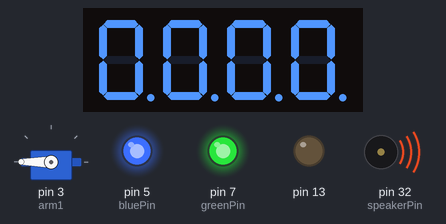
Bench run of a sketch on a simulated Arduino Mega 2560, built with avr-gcc and run on an emulated ATmega2560. Shown: 4-digit seven-segment display, servo, output pins drawn as LEDs (lit = HIGH), buzzer (waves = sounding). Wiring (inferred from the names in the program): 4-digit 7-segment display, segments lit when LOW: segments pin 47, pin 48, pin 49, pin 50, pin 51, pin 52, pin 53, pin 6; digit selects pin 11, pin 10, pin 9, pin 8. The segment pins are drawn as the display they are named for; pins used as bus, display or sensor lines are not drawn.

Above: at 0.1 s.
At 5.1 s:
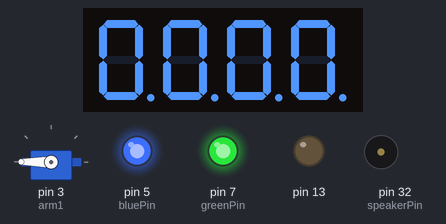
Timing chart, 0 to 6.6 s (numbered marks = the images above):
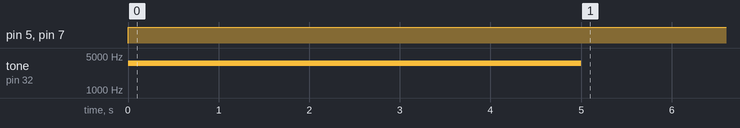

Measured:
- by itself, pin 5 (bluePin), pin 7 (greenPin): LOW → HIGH at 0.00 s
- by itself, tone on pin 32 (speakerPin): silent → 3520 Hz at 0.00 s, → silent 5.0 s later

The sketch:

ClockBomb.ino
```cpp
/*

Controls a (TOY !) bomb ( for a game )

There are 5 coloured wires.
You have to cut 1;
One wire disarmes the bomb.
The other four make it explode.

A counter counts down to 0
When the bomb explodes the light turns red and a servo motor is activated (punching a needle into a balloon)
When the bomb is disarmed, the light turns green and a vicory song is played.

Components used:
  - a 4 digit 7 segment LED displey (hs410561K-D30)
  - a piezo buzzer
  - a RGB led
  - some wires


The segment code is base on
http://cdn.sparkfun.com/datasheets/Components/LED/_7Seg_Example.pde
Public Domain

 */


 #include <Servo.h>

 Servo arm1;

int digit1 = 11; //PWM Display pin 1
int digit2 = 10; //PWM Display pin 2
int digit3 = 9; //PWM Display pin 6
int digit4 = 8; //PWM Display pin 8


int segA = 47; //Display pin 11
int segB = 48; //Display pin 16
int segC = 49; //Display pin 13
int segD = 50; //Display pin 3
int segE = 51; //Display pin 5
int segF = 52; //Display pin 11
int segG = 53; //Display pin 15

int WIRE1 = A1;
int WIRE2 = A2;
int WIRE3 = A3;
int WIRE4 = A4;
int WIRE5 = A5;

int speakerPin = 32;
int greenPin = 7;
int redPin = 6;
int bluePin = 5;

#define ARMED 1
#define EXPLODE 2
#define FREE 3

int bombState = 1;

int maxCounter = 9999;
int lastCounter = 9999;
int resetCounter = 0;
int hasExploded = 0;
int hasPlayed = 0;

#define NOTE_B0  31
#define NOTE_C1  33
#define NOTE_CS1 35
#define NOTE_D1  37
#define NOTE_DS1 39
#define NOTE_E1  41
#define NOTE_F1  44
#define NOTE_FS1 46
#define NOTE_G1  49
#define NOTE_GS1 52
#define NOTE_A1  55
#define NOTE_AS1 58
#define NOTE_B1  62
#define NOTE_C2  65
#define NOTE_CS2 69
#define NOTE_D2  73
#define NOTE_DS2 78
#define NOTE_E2  82
#define NOTE_F2  87
#define NOTE_FS2 93
#define NOTE_G2  98
#define NOTE_GS2 104
#define NOTE_A2  110
#define NOTE_AS2 117
#define NOTE_B2  123
#define NOTE_C3  131
#define NOTE_CS3 139
#define NOTE_D3  147
#define NOTE_DS3 156
#define NOTE_E3  165
#define NOTE_F3  175
#define NOTE_FS3 185
#define NOTE_G3  196
#define NOTE_GS3 208
#define NOTE_A3  220
#define NOTE_AS3 233
#define NOTE_B3  247
#define NOTE_C4  262
#define NOTE_CS4 277
#define NOTE_D4  294
#define NOTE_DS4 311
#define NOTE_E4  330
#define NOTE_F4  349
#define NOTE_FS4 370
#define NOTE_G4  392
#define NOTE_GS4 415
#define NOTE_A4  440
#define NOTE_AS4 466
#define NOTE_B4  494
#define NOTE_C5  523
#define NOTE_CS5 554
#define NOTE_D5  587
#define NOTE_DS5 622
#define NOTE_E5  659
#define NOTE_F5  698
#define NOTE_FS5 740
#define NOTE_G5  784
#define NOTE_GS5 831
#define NOTE_A5  880
#define NOTE_AS5 932
#define NOTE_B5  988
#define NOTE_C6  1047
#define NOTE_CS6 1109
#define NOTE_D6  1175
#define NOTE_DS6 1245
#define NOTE_E6  1319
#define NOTE_F6  1397
#define NOTE_FS6 1480
#define NOTE_G6  1568
#define NOTE_GS6 1661
#define NOTE_A6  1760
#define NOTE_AS6 1865
#define NOTE_B6  1976
#define NOTE_C7  2093
#define NOTE_CS7 2217
#define NOTE_D7  2349
#define NOTE_DS7 2489
#define NOTE_E7  2637
#define NOTE_F7  2794
#define NOTE_FS7 2960
#define NOTE_G7  3136
#define NOTE_GS7 3322
#define NOTE_A7  3520
#define NOTE_AS7 3729
#define NOTE_B7  3951
#define NOTE_C8  4186
#define NOTE_CS8 4435
#define NOTE_D8  4699
#define NOTE_DS8 4978

int melody[] = {NOTE_C5, NOTE_D5,NOTE_E5, NOTE_A5, 0,NOTE_F5, NOTE_A5, 0};
int noteDurations[] = {8, 8, 8, 4,16,8,2,16 };

int noteCount = 10;
int doPlay = 0;

void setup() {
  pinMode(segA, OUTPUT);
  pinMode(segB, OUTPUT);
  pinMode(segC, OUTPUT);
  pinMode(segD, OUTPUT);
  pinMode(segE, OUTPUT);
  pinMode(segF, OUTPUT);
  pinMode(segG, OUTPUT);

  pinMode(digit1, OUTPUT);
  pinMode(digit2, OUTPUT);
  pinMode(digit3, OUTPUT);
  pinMode(digit4, OUTPUT);

  pinMode(13, OUTPUT);
  pinMode(greenPin, OUTPUT);
  pinMode(redPin, OUTPUT);
  pinMode(bluePin, OUTPUT);

  pinMode(speakerPin, OUTPUT);

  arm1.attach(3);

  Serial.begin(9600);
}

void loop() {

  long startTime = millis();

  long counter = maxCounter - (millis()/100);
  if (counter<0){
    counter=0;
  }

  // beep three times at startup
  if (counter == 9998){digitalWrite(speakerPin,HIGH);}
  if (counter == 9997){digitalWrite(speakerPin,LOW);}
  if (counter == 9996){digitalWrite(speakerPin,HIGH);}
  if (counter == 9995){digitalWrite(speakerPin,LOW);}
  if (counter == 9994){digitalWrite(speakerPin,HIGH);}
  if (counter == 9993){digitalWrite(speakerPin,LOW);}

  int armPosition = 70; // off
  int armPositionActive = 200;

  int treshold = 990;

  if (bombState == ARMED){
      doPlay = 0;
      lastCounter = counter;
      digitalWrite(greenPin, HIGH);
     if ((counter % 10) < 5){
      digitalWrite(bluePin, LOW);
      digitalWrite(redPin, HIGH);
      //digitalWrite(speakerPin,HIGH);
    }else{
      digitalWrite(bluePin, HIGH);
      digitalWrite(redPin, LOW);
      //digitalWrite(speakerPin,LOW);
    }

    if (analogRead(WIRE1) < treshold){bombState = EXPLODE;}
    if (analogRead(WIRE2) < treshold){bombState = EXPLODE;}
    if (analogRead(WIRE3) < treshold){bombState = EXPLODE;}
    if (analogRead(WIRE4) < treshold){bombState = FREE;}
    if (analogRead(WIRE5) < treshold){bombState = EXPLODE;}

  }

  if (bombState == EXPLODE){
      counter=0;
      digitalWrite(redPin, LOW);
      digitalWrite(greenPin, HIGH);
      digitalWrite(bluePin, HIGH);
      armPosition = armPositionActive;
      if (hasExploded == 0){
        hasExploded = 1;
        tone(speakerPin , NOTE_A7,5000);
      }
  }

  if (bombState == FREE){
      counter=lastCounter;
      digitalWrite(greenPin, LOW);
      digitalWrite(redPin, HIGH);
      digitalWrite(bluePin, HIGH);

      // play victory song
      if (hasPlayed == 0){
        hasPlayed = 1;
        for (int thisNote = 0; thisNote < noteCount; thisNote++) {
            int noteDuration = 1000/noteDurations[thisNote];
            tone(speakerPin , melody[thisNote],noteDuration);
            int pauseBetweenNotes = noteDuration * 1.10;
            delay(pauseBetweenNotes);
            noTone(speakerPin);
        }

        delay(100);
        noTone(speakerPin);
      }
  }

  arm1.write(armPosition);
  displayNumber(counter);

  delay(8);

}

void displayNumber(int toDisplay) {
#define DISPLAY_BRIGHTNESS  600

#define DIGIT_ON  HIGH
#define DIGIT_OFF  LOW

  long beginTime = millis();

  for(int digit = 4 ; digit > 0 ; digit--) {

    //Turn on a digit for a short amount of time
    switch(digit) {
    case 1:
      digitalWrite(digit1, DIGIT_ON);
      break;
    case 2:
      digitalWrite(digit2, DIGIT_ON);
      break;
    case 3:
      digitalWrite(digit3, DIGIT_ON);
      break;
    case 4:
      digitalWrite(digit4, DIGIT_ON);
      break;
    }

    //Turn on the right segments for this digit
    lightNumber(toDisplay % 10);
    //lightNumber(8);
    toDisplay /= 10;

    delayMicroseconds(DISPLAY_BRIGHTNESS);
    //Display digit for fraction of a second (1us to 5000us, 500 is pretty good)

    //Turn off all segments
    lightNumber(10);

    //Turn off all digits
    digitalWrite(digit1, DIGIT_OFF);
    digitalWrite(digit2, DIGIT_OFF);
    digitalWrite(digit3, DIGIT_OFF);
    digitalWrite(digit4, DIGIT_OFF);
  }

}

//Given a number, turns on those segments
//If number == 10, then turn off number
void lightNumber(int numberToDisplay) {

#define SEGMENT_ON  LOW
#define SEGMENT_OFF HIGH

  switch (numberToDisplay){

  case 0:
    digitalWrite(segA, SEGMENT_ON);
    digitalWrite(segB, SEGMENT_ON);
    digitalWrite(segC, SEGMENT_ON);
    digitalWrite(segD, SEGMENT_ON);
    digitalWrite(segE, SEGMENT_ON);
    digitalWrite(segF, SEGMENT_ON);
    digitalWrite(segG, SEGMENT_OFF);
    break;

  case 1:
    digitalWrite(segA, SEGMENT_OFF);
    digitalWrite(segB, SEGMENT_ON);
    digitalWrite(segC, SEGMENT_ON);
    digitalWrite(segD, SEGMENT_OFF);
    digitalWrite(segE, SEGMENT_OFF);
    digitalWrite(segF, SEGMENT_OFF);
    digitalWrite(segG, SEGMENT_OFF);
    break;

  case 2:
    digitalWrite(segA, SEGMENT_ON);
    digitalWrite(segB, SEGMENT_ON);
    digitalWrite(segC, SEGMENT_OFF);
    digitalWrite(segD, SEGMENT_ON);
    digitalWrite(segE, SEGMENT_ON);
    digitalWrite(segF, SEGMENT_OFF);
    digitalWrite(segG, SEGMENT_ON);
    break;

  case 3:
    digitalWrite(segA, SEGMENT_ON);
    digitalWrite(segB, SEGMENT_ON);
    digitalWrite(segC, SEGMENT_ON);
    digitalWrite(segD, SEGMENT_ON);
    digitalWrite(segE, SEGMENT_OFF);
    digitalWrite(segF, SEGMENT_OFF);
    digitalWrite(segG, SEGMENT_ON);
    break;

  case 4:
    digitalWrite(segA, SEGMENT_OFF);
    digitalWrite(segB, SEGMENT_ON);
    digitalWrite(segC, SEGMENT_ON);
    digitalWrite(segD, SEGMENT_OFF);
    digitalWrite(segE, SEGMENT_OFF);
    digitalWrite(segF, SEGMENT_ON);
    digitalWrite(segG, SEGMENT_ON);
    break;

  case 5:
    digitalWrite(segA, SEGMENT_ON);
    digitalWrite(segB, SEGMENT_OFF);
    digitalWrite(segC, SEGMENT_ON);
    digitalWrite(segD, SEGMENT_ON);
    digitalWrite(segE, SEGMENT_OFF);
    digitalWrite(segF, SEGMENT_ON);
    digitalWrite(segG, SEGMENT_ON);
    break;

  case 6:
    digitalWrite(segA, SEGMENT_ON);
    digitalWrite(segB, SEGMENT_OFF);
    digitalWrite(segC, SEGMENT_ON);
    digitalWrite(segD, SEGMENT_ON);
    digitalWrite(segE, SEGMENT_ON);
    digitalWrite(segF, SEGMENT_ON);
    digitalWrite(segG, SEGMENT_ON);
    break;

  case 7:
    digitalWrite(segA, SEGMENT_ON);
    digitalWrite(segB, SEGMENT_ON);
    digitalWrite(segC, SEGMENT_ON);
    digitalWrite(segD, SEGMENT_OFF);
    digitalWrite(segE, SEGMENT_OFF);
    digitalWrite(segF, SEGMENT_OFF);
    digitalWrite(segG, SEGMENT_OFF);
    break;

  case 8:
    digitalWrite(segA, SEGMENT_ON);
    digitalWrite(segB, SEGMENT_ON);
    digitalWrite(segC, SEGMENT_ON);
    digitalWrite(segD, SEGMENT_ON);
    digitalWrite(segE, SEGMENT_ON);
    digitalWrite(segF, SEGMENT_ON);
    digitalWrite(segG, SEGMENT_ON);
    break;

  case 9:
    digitalWrite(segA, SEGMENT_ON);
    digitalWrite(segB, SEGMENT_ON);
    digitalWrite(segC, SEGMENT_ON);
    digitalWrite(segD, SEGMENT_ON);
    digitalWrite(segE, SEGMENT_OFF);
    digitalWrite(segF, SEGMENT_ON);
    digitalWrite(segG, SEGMENT_ON);
    break;

  case 10:
    digitalWrite(segA, SEGMENT_OFF);
    digitalWrite(segB, SEGMENT_OFF);
    digitalWrite(segC, SEGMENT_OFF);
    digitalWrite(segD, SEGMENT_OFF);
    digitalWrite(segE, SEGMENT_OFF);
    digitalWrite(segF, SEGMENT_OFF);
    digitalWrite(segG, SEGMENT_OFF);
    break;
  }
}
```
